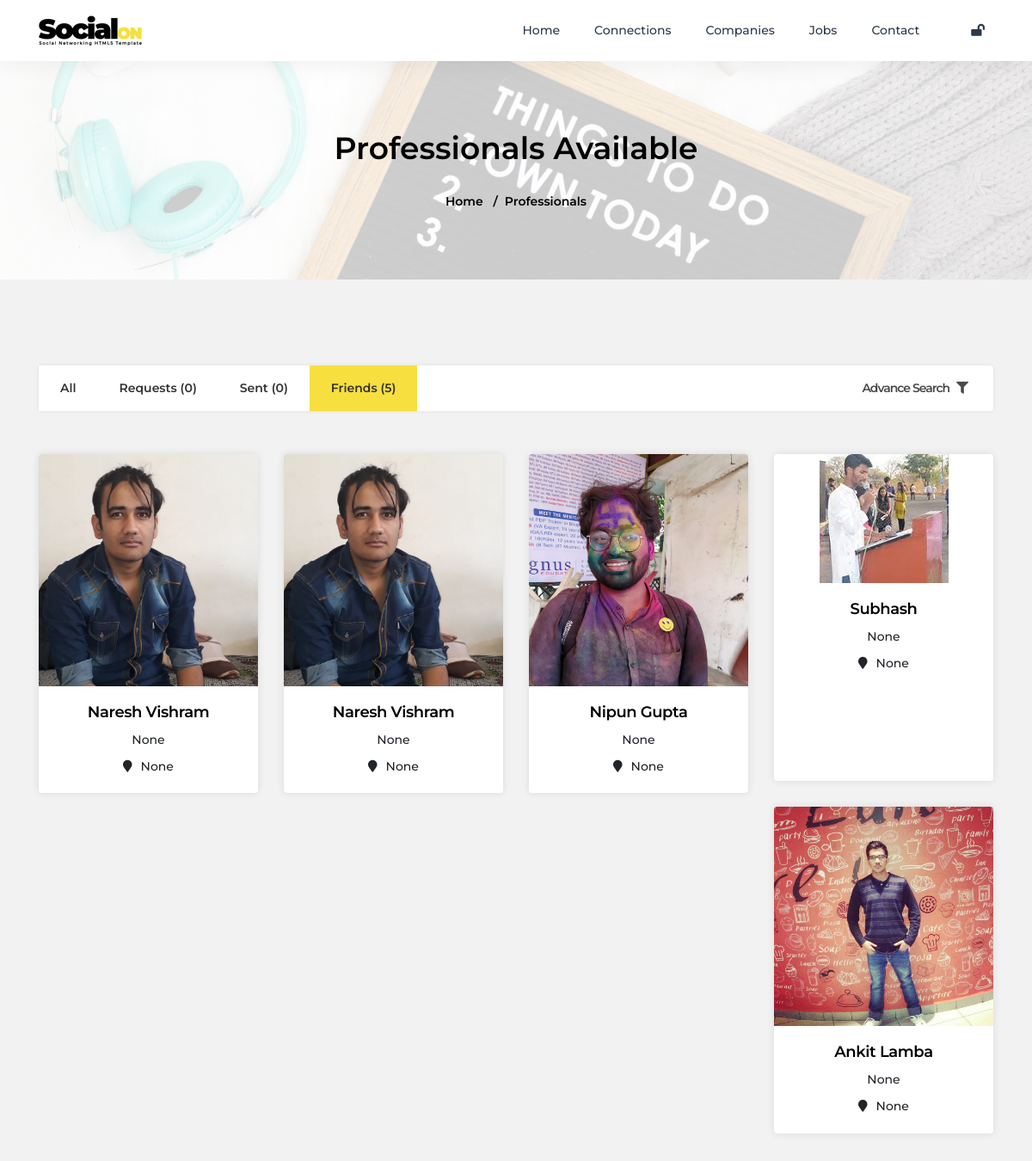
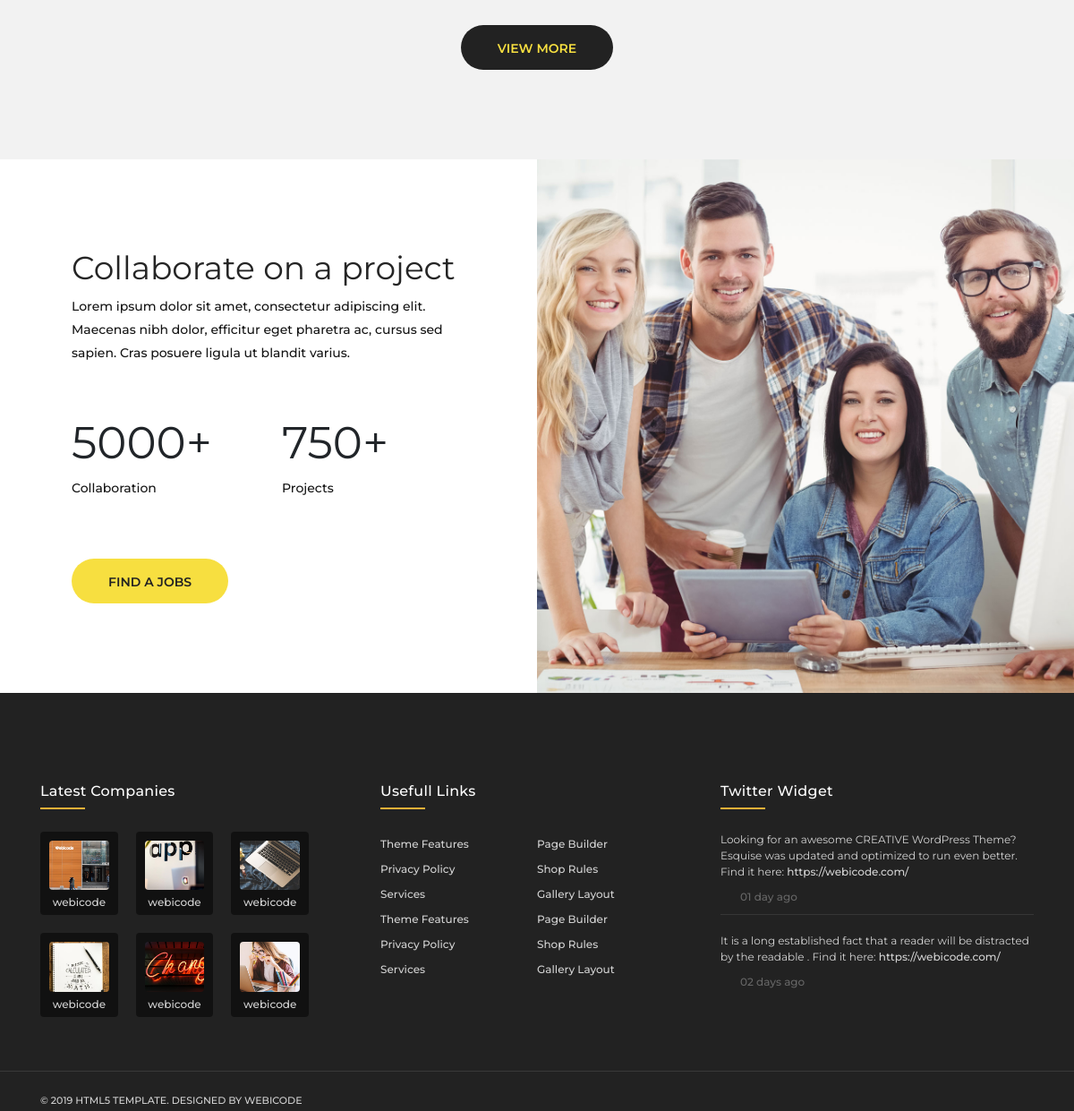
Page /professionals_html/Friends/ (signed in) on the committed database (2 pictures, top to bottom).
### connect/models.py (models this page shows, shortened)
class Connections(models.Model):
    sender=models.ForeignKey(UserData,on_delete=models.CASCADE,related_name="sender",blank=True,null=True) #related name used because in one class u can use foriegn key for one object only to overcome these prblm use related name
    receiver=models.ForeignKey(UserData,on_delete=models.CASCADE,related_name="receiver",blank=True,null=True)
    status=models.CharField(max_length=30,null=True,blank=True,default="Sent")
    date=models.DateField(auto_now_add=True,null=True)

class UserData(models.Model):
    usr=models.ForeignKey(User,on_delete=models.CASCADE,blank=True,null=True) #connecting User
    name=models.CharField(max_length=50,blank=True,null=True)
    email = models.EmailField(blank=True, null=True)
    contact = models.IntegerField(blank=True, null=True)
    image = models.ImageField(blank=True, null=True)
    about=models.TextField(max_length=150,blank=True,null=True)
    dob=models.DateField(null=True,blank=True)
    location=models.CharField(max_length=100,null=True,blank=True)
    degree=models.CharField(max_length=100,null=True,blank=True)
    experience=models.CharField(max_length=100,null=True,blank=True)
    profile_title=models.CharField(max_length=200,null=True,blank=True)
    website=models.CharField(max_length=200,null=True,blank=True)
    facebook=models.URLField(null=True,blank=True)
    twitter=models.URLField(null=True,blank=True)
    linkedin=models.URLField(null=True,blank=True)
    instagram=models.URLField(null=True,blank=True)

### connect/views.py (the view)
# urls.py: path('professionals_html/<str:what>/',All_Professional_Html,name="allprofessionals_html"),
def All_Professional_Html(request, what):
    if not request.user.is_authenticated:
        return redirect("login")
    logged_in_user = User.objects.get(username = request.user.username)
    me = UserData.objects.get(usr = logged_in_user)
    con_request = Connections.objects.filter(receiver=me, status="Sent")
    con_sent = Connections.objects.filter(sender=me, status="Sent")
    con_friend = Connections.objects.filter(Q(sender=me, status="friend") | Q(receiver=me, status="friend")).order_by( "-date")
    data = ""
    if what == "all":
        data = UserData.objects.all()
    Dict = {
        "all_users": data, "what": what, "con_request": con_request, "con_sent": con_sent,
        "con_friend": con_friend, "me":me
    }
    return render(request, "professionals_html.html", Dict)

### connect/templates/professionals_html.html (shortened to what this page needs)
{% extends 'base.html' %}
  {% load static %}
{% block body %}
  <div id="content">
    <section class="sub-bnr">
      <div class="container">
        <h2>Professionals Available</h2>
        <nav aria-label="breadcrumb">
          <ol class="breadcrumb">
            <li class="breadcrumb-item"><a href="professionals_html.html#">Home</a></li>
            <li class="breadcrumb-item active" aria-current="page">Professionals</li>
          </ol>
        </nav>
      </div>
    </section>
    <main class="cd-main-content">
      <section class="padding-top-100 padding-bottom-100">
        <div class="container">
          <div class="cd-tab-filter-wrapper filter-wrapper">
            <div class="cd-tab-filter">
              <ul class="cd-filters">
                {% if what == "all" %}
                <li class="filter"><a class="selected" href="{% url 'allprofessionals_html' 'all' %}">All</a></li>
                {% else %}
                <li class="filter"><a class="" href="{% url 'allprofessionals_html' 'all' %}">All</a></li>
                {% endif %}
                {% if what == "Request" %}
                <li class="filter"><a class ="selected" href="{% url 'allprofessionals_html' 'Request' %}" >Requests ({{con_request.count}})</a></li>
                {% else %}
                <li class="filter"><a class ="" href="{% url 'allprofessionals_html' 'Request' %}" >Requests ({{con_request.count}})</a></li>
                {% endif %}
                {% if what == "Sent" %}
                <li class="filter"><a class="selected" href="{% url 'allprofessionals_html' 'Sent' %}">Sent ({{con_sent.count}})</a></li>
                {% else %}
                <li class="filter"><a class="" href="{% url 'allprofessionals_html' 'Sent' %}">Sent ({{con_sent.count}})</a></li>
                {% endif %}
                {% if what == "Friends" %}
                <li class="filter"><a class ="selected" href="{% url 'allprofessionals_html' 'Friends' %}">Friends ({{con_friend.count}})</a></li>
                {% else %}
                <li class="filter"><a class ="" href="{% url 'allprofessionals_html' 'Friends' %}">Friends ({{con_friend.count}})</a></li>
                {% endif %}
              </ul>
              <div class="filter-search"> <a class="fltr-srch collapsed" data-toggle="collapse" href="professionals.html#filter-detail" role="button" aria-expanded="false" aria-controls="collapseExample"> Advance Search <i class="fa fa-filter"></i> </a>
              </div>
            </div>
          </div>
          <section class="cd-gallery">
            <ul>
              {% if what == "Friends" %}
              {% if me.sender.all or me.receiver.all %}
              {% for i in me.sender.all %}
              {% if i.status == "friend" %}
              <li class="mix">
                <div class="team-inside">
                  <div class="img-sec"> <img src="{{i.receiver.image.url}}" class="img-responsive" alt="{{i.receiver.name}}" >
                  </div>
                  <div class="txt-sec">
                    <h5><a href="professionals.html#."> {{i.receiver.name}} </a></h5>
                    <span>{{i.receiver.profile_title}}</span> <span><i class="fa fa-map-marker"></i>{{i.receiver.location}}</span> </div>
                </div>
              </li>
              {% endif %}
              {% endfor %}
              {% for i in me.receiver.all %}
              {% if i.status == "friend" %}
              <li class="mix">
                <div class="team-inside">
                  <div class="img-sec"> <img src="{{i.sender.image.url}}" class="img-responsive" alt="{{i.sender.name}}" >
                  </div>
                  <div class="txt-sec">
                    <h5><a href="professionals.html#."> {{i.sender.name}} </a></h5>
                    <span>{{i.sender.profile_title}}</span> <span><i class="fa fa-map-marker"></i>{{i.sender.location}}</span> </div>
                </div>
              </li>
              {% endif %}
              {% endfor %}
              {% endif %}
              {% endif %}
            </ul>
            <div class="clearfix"></div>
            <div class="btn-center margin-top-30 text-center"> <a href="professionals.html#." class="btn btn-inverse">View More</a> </div>
          </section>
        </div>
      </section>
    </main>
    <section class="bg-white">
      <div class="main-page-section half_left_layout">
        <div class="main-half-layout half_right_layout"> </div>
        <div class="main-half-layout-container half_right_layout">
          <div class="about-us-con">
            <h3>Collaborate on a project</h3>
            <p>Lorem ipsum dolor sit amet, consectetur adipiscing elit. Maecenas nibh dolor, efficitur eget pharetra ac, cursus sed sapien. Cras posuere ligula ut blandit varius. </p>
            <ul class="count-info row">
              <li class="col"> <span class="counter">5000</span><span>+</span>
                <p>Collaboration</p>
              </li>
              <li class="col"> <span class="counter">750</span><span>+</span>
                <p>Projects</p>
              </li>
            </ul>
            <a href="professionals.html#." class="btn">Find a Jobs</a> </div>
        </div>
      </div>
    </section>
  </div>
  {% endblock %}

### rows in the picture
Connections: receiver.image (picture), receiver.name "Naresh Vishram", receiver.profile_title "None", receiver.location "None"
Connections: receiver.image (picture), receiver.name "Naresh Vishram", receiver.profile_title "None", receiver.location "None"
Connections: receiver.image (picture), receiver.name "Nipun Gupta", receiver.profile_title "None", receiver.location "None"
Connections: sender.image (picture), sender.name "Subhash", sender.profile_title "None", sender.location "None"
Connections: sender.image (picture), sender.name "Ankit Lamba", sender.profile_title "None", sender.location "None"

### other values in the picture
{{ con_request.count }} "0"
{{ con_sent.count }} "0"
{{ con_friend.count }} "5"
